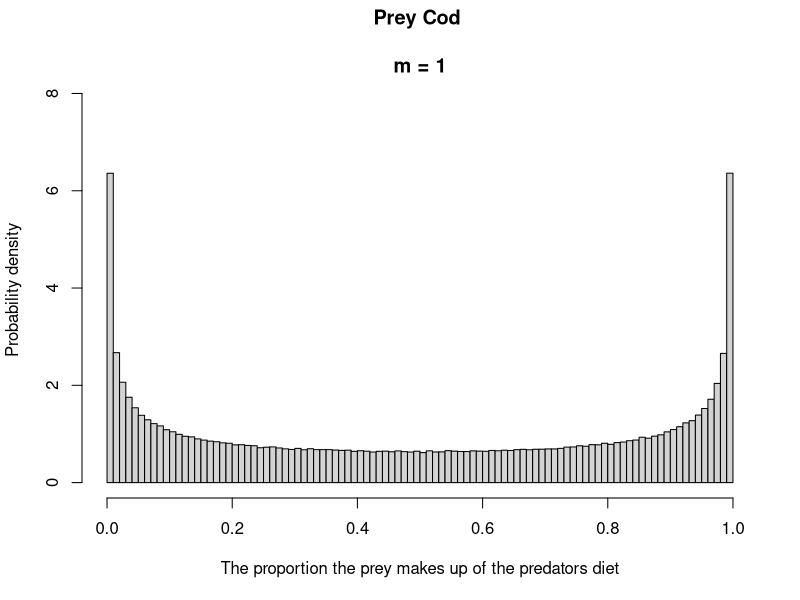
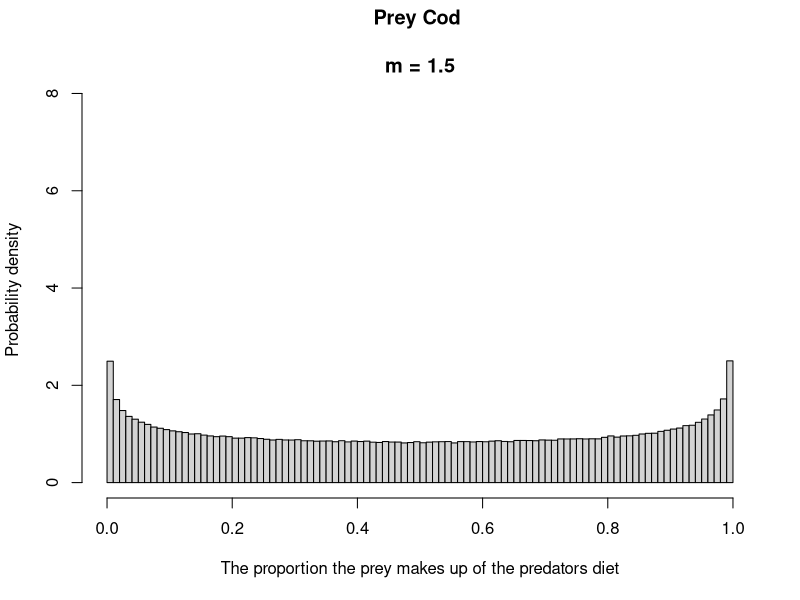
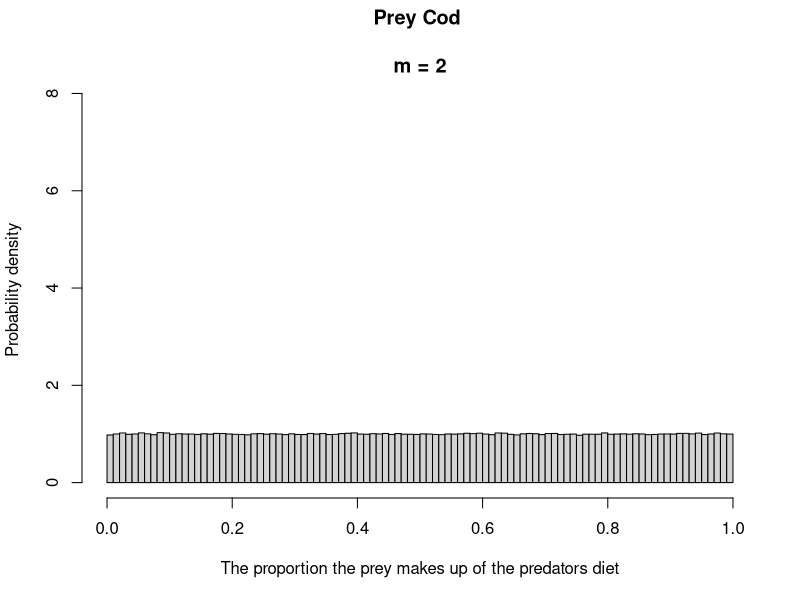
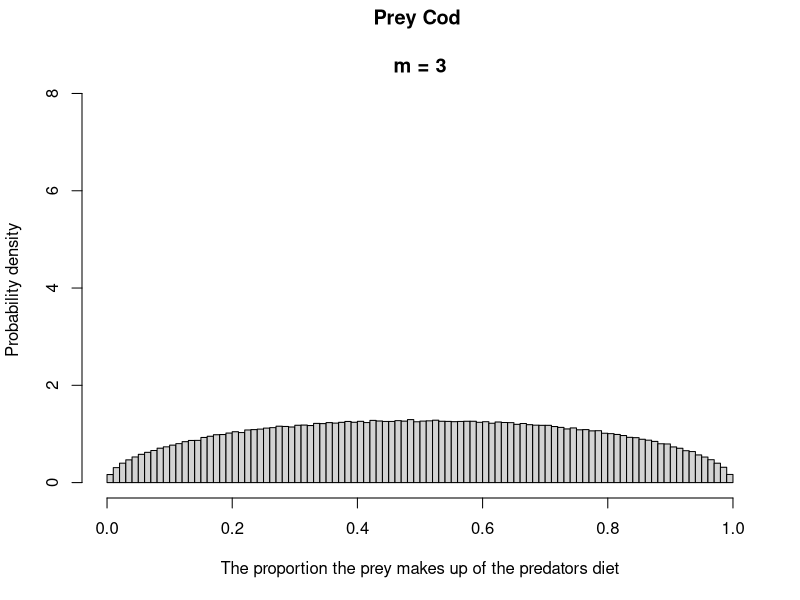
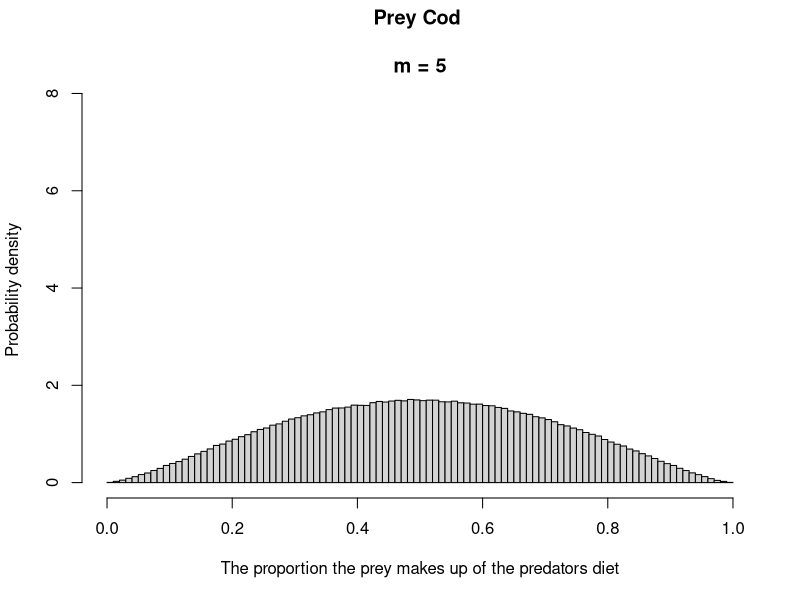
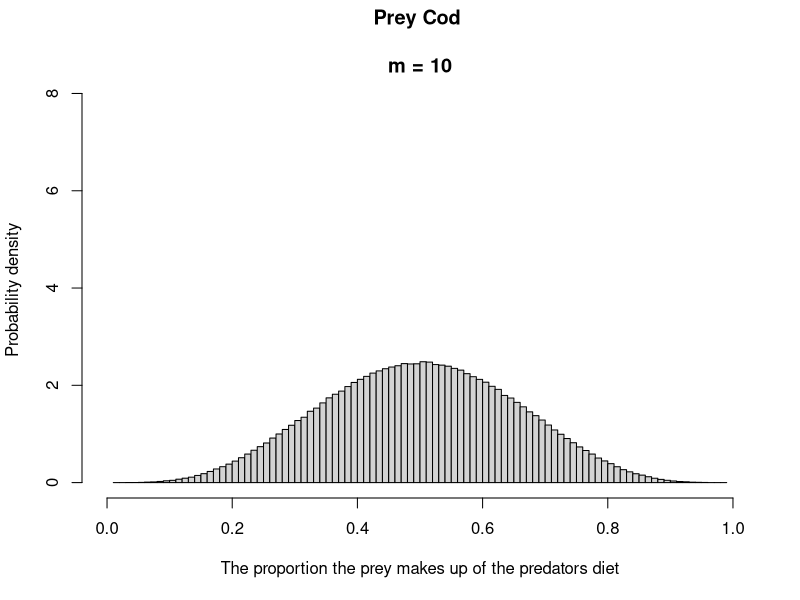
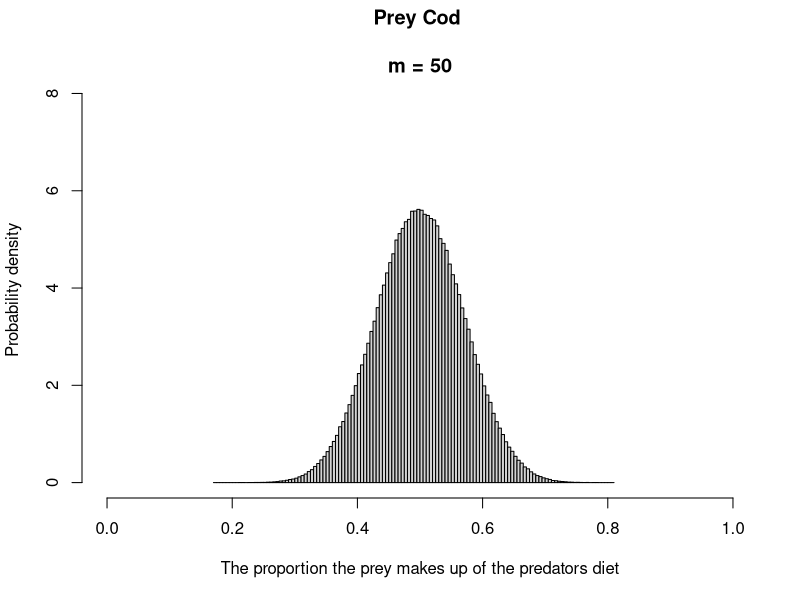
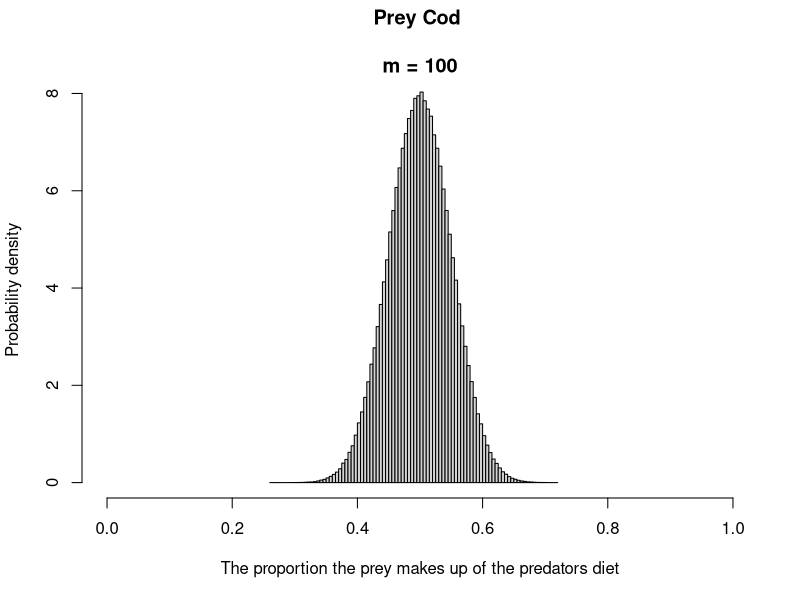

The R script that drew these images, in order:
#install.packages(" gtools")
library(gtools)

#Edit the names for the predators as necessary
Predator    <<- "Shark"
PreyNames   <<- c("Cod", "Haddock", "Whiting")
#Edit the proportions as they refer to each prey in the order named
means       <<- c(0.5,0.3,0.2)
#Specify which multiplier values you would like plots for
Multipliers <<- c(1,1.5,2,3,5,10,50,100)
#Specify the path to the location where you want the plots saved
save.path   <<- "C:/Users/Mark/Desktop/Dirichlet/"

pd = function(index){
  
  max.density=0
  
	#dev.new(width=10, height=3.5)

	for (iMultiplier in Multipliers){
	  a=hist(rdirichlet(1000000,means*iMultiplier)[,index], breaks=100, plot=FALSE)
	  max.density = max(max.density, a$density)
	  #cat ("Press [enter] to continue")
		#readline()
	  graphics.off()
	}
  
  for (iMultiplier in Multipliers){
    FILENAME = paste("Pred(",Predator,") Prey(",PreyNames[index],") Multiplier(",iMultiplier,")",sep='')
    png(filename = paste(save.path,FILENAME,".png",sep=""), res=900, width=10, height=4, units='in') 
    a=hist(rdirichlet(1000000,means*iMultiplier)[,index], breaks=100, main=paste("Prey",PreyNames[index],"\n\nm =", iMultiplier), xlab="The proportion the prey makes up of the predators diet", ylab="Probability density", xlim=c(0,1), freq=FALSE, ylim=c(0,max.density))
    graphics.off()
  }
}

for (iPrey in 1:length(means)){
  pd(iPrey)
}




